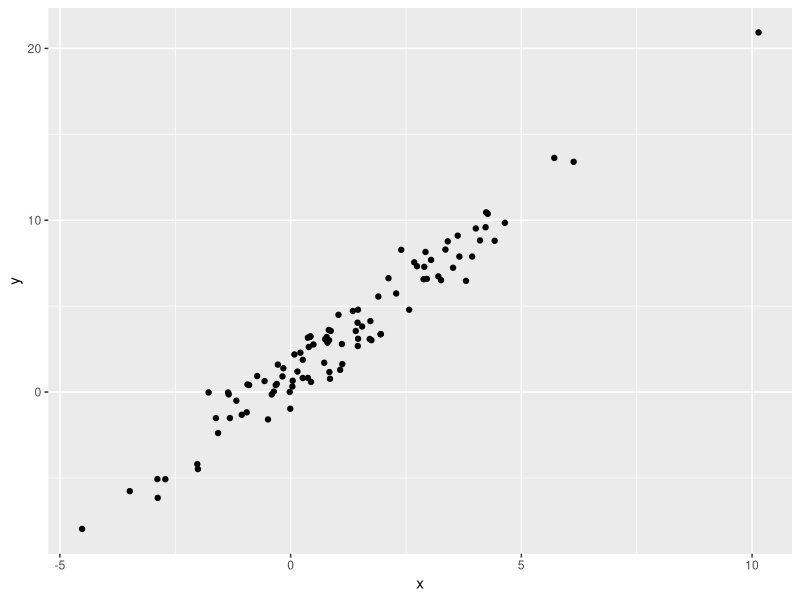

Write the R code that produced this figure.
## ---- chunk 1
library(tidyverse)
## ---- chunk 2
plot_df = 
  tibble(
    x = rnorm(100, mean = 1, sd = 2),
    y = 1 + 2 * x +rnorm(100)
  )
## ---- chunk 3
plot_df |> 
  ggplot(aes(x = x , y = y)) +
  geom_point()
  
